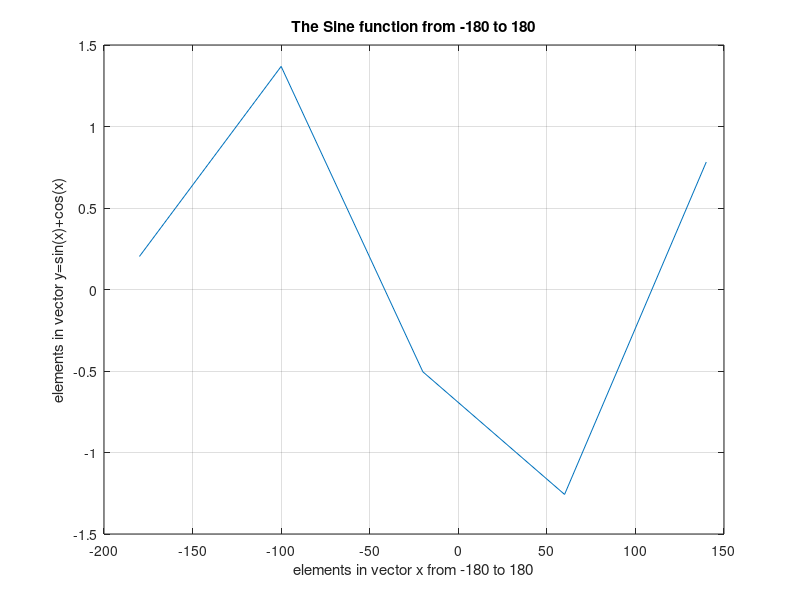

This chart was generated by the following MATLAB code:
x =[-180:80:180];
y = sin(x)+cos(x);

figure
plot(x,y)
xlabel('elements in vector x from -180 to 180');
ylabel('elements in vector y=sin(x)+cos(x)');
title('The Sine function from -180 to 180');
grid on